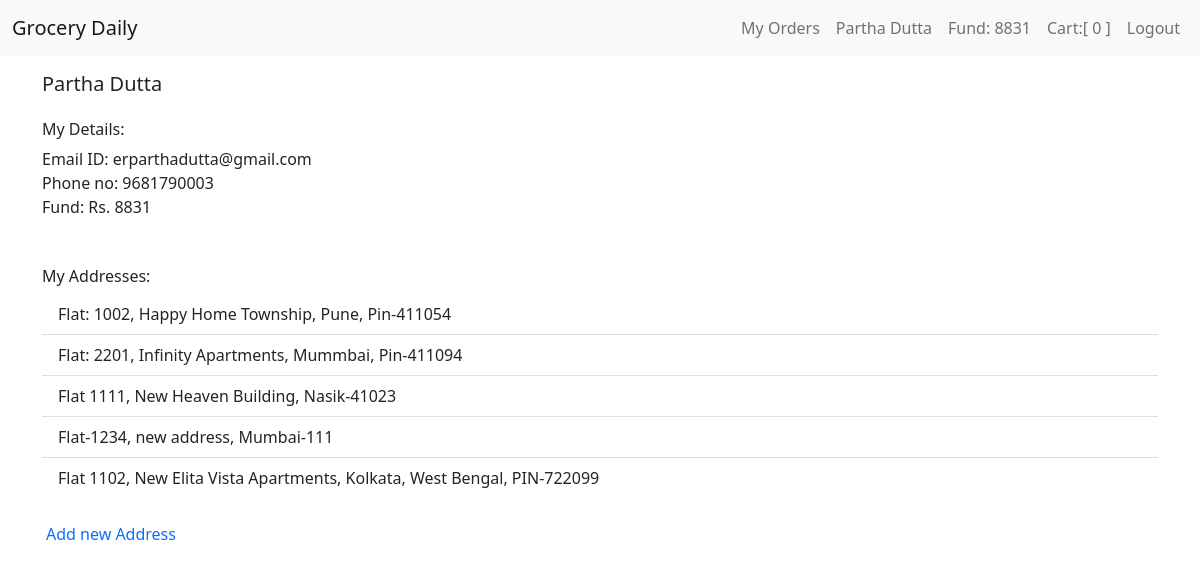
/account (signed in), run on the app's committed database.
### tables this page shows
CREATE TABLE users (user_id INTEGER PRIMARY KEY AUTOINCREMENT NOT NULL, name TEXT NOT NULL, email TEXT NOT NULL, phone INTEGER NOT NULL, hash TEXT NOT NULL, cash NUMERIC DEFAULT 0.00);

### app.py (the view)
@app.route("/account", methods=["GET", "POST"])
@login_required
def account():
    user_id = session["user_id"]
    user_data = db.execute("SELECT * FROM users WHERE user_id = ?;", user_id)
    address = db.execute("SELECT address FROM address WHERE user_id= ?", f'{user_id}')
    address = address[0]['address']
    address = json.loads(address)
    return render_template("account.html", user_data=user_data, address=address)

### app.py (called while the page is built)
@app.after_request
def after_request(response):
    response.headers["Cache-Control"] = "no-cache, no-store, must-revalidate"
    response.headers["Expires"] = 0
    response.headers["Pragma"] = "no-cache"
    return response

def login_required(f):
    @wraps(f)
    def decorated_function(*args, **kwargs):
        if session.get("user_id") is None:
            return redirect("/login")
        return f(*args, **kwargs)
    return decorated_function

### templates/account.html (shortened to what this page needs)
{% extends "layout.html" %}
{% block user %}
    {{ user_data[0]["name"] }}
{% endblock %}
{% block fund %}
    Fund: {{ user_data[0]["cash"] }}
{% endblock %}
{% block cart %}
    {{ cart|length }}
{% endblock %}
{% block main %}
    <div class="container mt-3">
        <div class="row justify-content-center">
            <div class="col-12">
                <h5>{{user_data[0]['name']}}</h5>
            </div>
        </div>
    </div>
    <div class="container mt-3">
        <div class="row justify-content-center">
            <div class="col-12">
                <h6>My Details:</h6>
            </div>
        </div>
        <div class="row justify-content-start">
            <div class="col-12">
                Email ID: {{user_data[0]['email']}}
            </div>
            <div class="col-12">
                Phone no: {{user_data[0]['phone']}}
            </div>
            <div class="col-12">
                Fund: Rs. {{user_data[0]['cash']}}
            </div>
        </div>
    </div>
    <div class="container mb- mt-5">
        <div class="row justify-content-start">
            <div class="col-12">
                <h6>My Addresses:</h6>
            </div>
        </div>
        <div class="row">
            <ul class="list-group-flush">
            {% for i in address %}
                <li class="list-group-item">{{ i['address'] }}</li>
            {% endfor %}
            </ul>
                <a class="nav-link" href="/add_address">Add new Address</a>
        </div>
    </div>
{% endblock %}

### templates/layout.html (shortened to what this page needs)
<!DOCTYPE html>
<html lang="en">
<head>
    <link href="https://cdn.jsdelivr.net/npm/bootstrap@5.1.3/dist/css/bootstrap.min.css" rel="stylesheet">
    <link href="/static/style.css" rel="stylesheet">
    <link href="https://cdn.jsdelivr.net/npm/bootstrap@5.1.3/dist/css/bootstrap.min.css" rel="stylesheet">
</head>
<body>
    <nav class="navbar navbar-expand-lg navbar-light bg-light">
        <div class="container-fluid">
            <a class="navbar-brand" href="/">Grocery Daily</a>
            <div class="collapse navbar-collapse" id="navbarSupportedContent">
                {% if session["user_id"] %}
                    <ul class="navbar-nav ms-auto mb-2 mb-lg-0">
                        <li class="nav-item">
                            <a class="nav-link" href="/orders">My Orders</a>
                        </li>
                        <li class="nav-item">
                            <a class="nav-link" href="/account">{% block user %}{% endblock %}</a>
                        </li>
                        <li class="nav-item">
                            <a class="nav-link" aria-current="page" href="/add_fund">{% block fund %}{% endblock %}</a>
                        </li>
                        <li class="nav-item">
                            <a class="nav-link" aria-current="page" href="/cart">Cart:[{% block cart %}{% endblock %}]</a>
                        </li>
                        <li class="nav-item">
                            <a class="nav-link" href="/logout">Logout</a>
                        </li>
                    </ul>
                {% endif %}
            </div>
        </div>
    </nav>
    <main class="container-fluid">
        {% block main %}{% endblock %}
    </main>
</body>
</html>

### data on the page
users: name "Partha Dutta", cash "8831", email "erparthadutta@gmail.com", phone "9681790003"

### other printed values
{{ cart|length }} "0"
{{ i['address'] }} "Flat: 1002, Happy Home Township, Pune, Pin-411054" "Flat: 2201, Infinity Apartments, Mummbai, Pin-411094" "Flat 1111, New Heaven Building, Nasik-41023" "Flat-1234, new address, Mumbai-111" "Flat 1102, New Elita Vista Apartments, Kolkata, West Bengal, PIN-722099"
